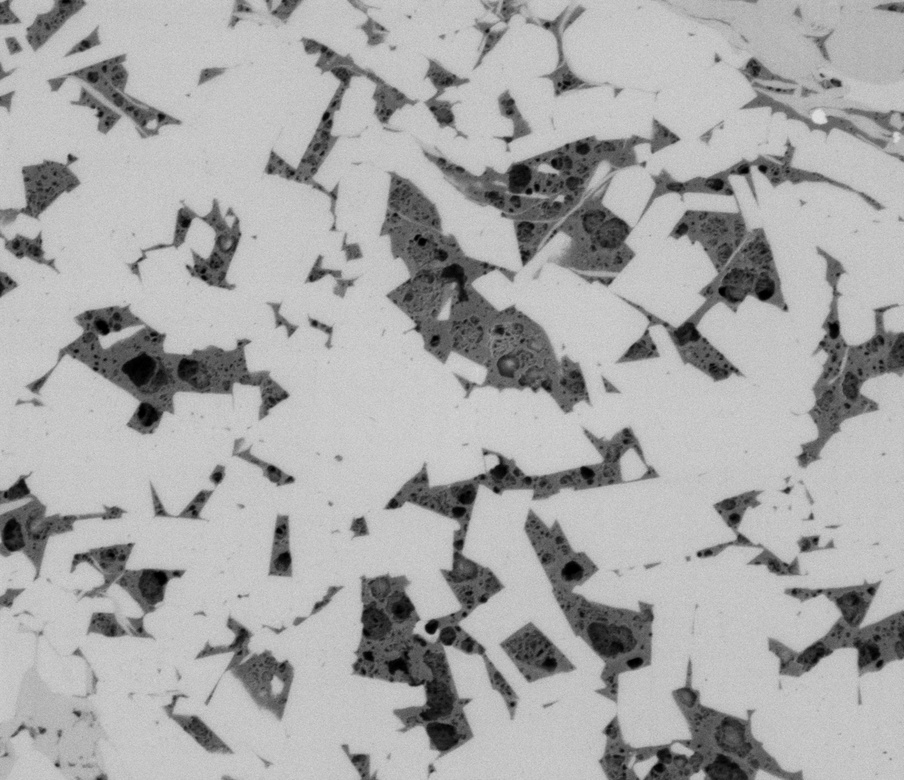
#> input picture images/Image1 - 003.jpeg, 904 x 780 px, shrunk from 2048 x 1768 before the run, found by its file name
$ jupyter execute --allow-errors visualization.ipynb
#> lines starting #> are read from the running program, lines starting #| are printed output that depends on the picture
### 📈 可视化

#### ⭐ 小图

[cell 1]
import os
import cv2
import sys
import numpy as np
from matplotlib import pyplot as plt
from matplotlib.colors import ListedColormap
import logging

# 配置日志记录器
logging.basicConfig(level=logging.INFO, format='%(asctime)s - %(levelname)s - %(message)s')

# 定义自定义颜色列表
colors = ["#c5c5c5", "#558ad8", "#003366", "#c30019"]
custom_cmap = ListedColormap(colors)

def get_small_predict_path(model_name, img_path=None):
    if img_path:
        path = img_path
        logging.info(f"img path: {path}")
    else:
        pwd = os.getcwd()
        model_path = os.path.join(pwd, 'predict', model_name, 'pred_img', 'V2')
        list_preds = os.listdir(model_path)
        sorted_preds = sorted(list_preds)
        path = os.path.join(model_path, sorted_preds[-1])
        logging.info(f"Latest prediction path: {path}")

    # Check if the model path exists
    if not os.path.exists(model_path):
        print(f"Model path '{model_path}' does not exist.")
        sys.exit(1)
    return path

def get_img_name(img_list, i):
    lens = len(img_list)
    logging.info(f"Image list length: {lens}")
    logging.info(f"Image name: {img_list[i]}")
    return img_list[i]

def get_origin_img_path(root_path, img_name):
    img_path = os.path.join(root_path, img_name + '.jpg')
    logging.info(f"Original image path: {img_path}")
    return img_path

def get_mask_path(mask_root_path, img_name):
    mask_path = os.path.join(mask_root_path, img_name + '.png')
    logging.info(f"Mask path: {mask_path}")
    return mask_path

def get_pred_path(model_name, img_name, img_path=None):
    root_path = get_small_predict_path(model_name, img_path)
    pred = os.path.join(root_path, img_name + '.png')
    logging.info(f"Prediction path: {pred}")
    if not os.path.exists(pred):
        raise FileNotFoundError(f"预测文件 {pred} 不存在")
    return pred

def visualization(mask, colors):
    # 获取掩码中所有唯一的标签值
    unique_labels = np.unique(mask)
    colors = [colors[label] for label in unique_labels]
    # 创建自定义颜色映射
    cmap = ListedColormap(colors)

    plt.imshow(mask, cmap=cmap, interpolation='nearest')
    plt.axis('off')

# data info
img_names_list = [
                #   'Image1 - 003_crop089_aug17',
                  'Image1 - 003_crop091_aug7',
                  'Image1 - 003_crop094_aug5',
                #   'Image1 - 003_crop095_aug32',
                #   'Image1 - 003_crop097_aug22',
                #   'Image1 - 003_crop098_aug5',
                  'Image1 - 003_crop100_aug27',
                  'Image1 - 003_crop101_aug55',
                  'Image1 - 003_crop102_aug6',
                  'Image1 - 003_crop103_aug24',
                #   'Image1 - 003_crop104_aug20',
                #   'Image1 - 003_crop105_aug25',
                  'Image1 - 003_crop106_aug33',
                  'Image1 - 003_crop108_aug21',
                #   'Image1 - 003_crop110_aug33',
                #   'Image1 - 003_crop112_aug36',
                #   'Image1 - 003_crop114_aug25',
                #   'Image1 - 003_crop115_aug20',
                #   'Image1 - 003_crop116_aug38',
             ]
models = [
        ## 其他架构
        #   'pspnet',
        #   'deeplabv3',
        #   'Segnet',

        ## unet系列
          'unet',
          "unetplusplus",
          'res50_unet',
          'att_unet',
          'vm_unet',
          "swin_unet",


        ## 改进
        #   'aicunet',
        #   'dc_unet',
        #   'a_unetv4',
        #   'a_unetv6',
        #   'mamba_aunetv5',
        'rdam_unet',
        ]

img_root_path = "/mnt/e/VScode/WS-Hub/WS-UNet/UNet/datasets/aug_results/images/256/time_60_v2/test"
mask_root_path = "/mnt/e/VScode/WS-Hub/WS-UNet/UNet/datasets/aug_results/masks/256/time_60_v2/test"

# 可视化
num_img = len(img_names_list)
num_models = len(models)
plt.figure(figsize=(num_models+3, num_img+2), constrained_layout=True)
#> (the rest of this cell did not finish here and is left out)

#### ⭐ 大图

[cell 2]
import os
import cv2
from matplotlib import pyplot as plt
from matplotlib.colors import ListedColormap
import logging

# 配置日志记录器
logging.basicConfig(level=logging.INFO, format='%(asctime)s - %(levelname)s - %(message)s')

# 定义自定义颜色列表
colors = ["#c5c5c5", "#558ad8", "#003366", "#c30019"]
custom_cmap = ListedColormap(colors)

def get_single_predict_path(model_name, slide=False):
    pwd = os.getcwd()
    if slide:
        pred_path = pwd + '/results/' + 'single_predict/' + model_name + '_sliding.png'
    else:
        pred_path = pwd + '/results/' + 'single_predict/' + model_name + '.png'
    return pred_path

models = [
        ## 其他架构
          'pspnet',
          'deeplabv3',
          'Segnet',

        ## unet系列
          'unet',
          'att_unet',
          'vm_unet',
          "unetplusplus",

        ## 改进
          'aicunet',
          'dc_unet',
          'a_unetv4',
          'a_unetv6',
          'mamba_aunetv5',
        ]

img = "/mnt/e/VScode/WS-Hub/WS-UNet/UNet/images/Image1 - 003.jpeg"
mask = "/mnt/e/VScode/WS-Hub/WS-UNet/UNet/images/Image1 - 003.png"
img = cv2.imread(img, cv2.IMREAD_GRAYSCALE)
#> img is the input picture: shape (780, 904); min 0, max 226, mean 168.1
mask = cv2.imread(mask, cv2.IMREAD_GRAYSCALE)
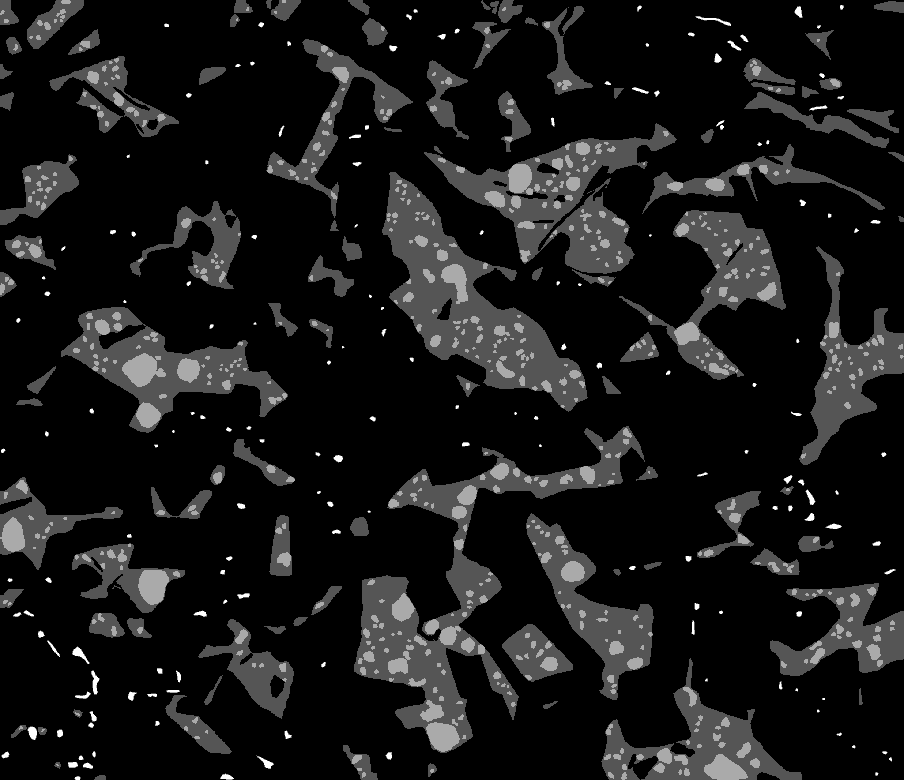
#> input picture images/Image1 - 003.png, 904 x 780 px, shrunk from 2048 x 1768 before the run, found by its file name
#> mask is the input picture: shape (780, 904); min 0, max 3, mean 0.286
flag = False
U_pred = get_single_predict_path('unet', slide=flag)
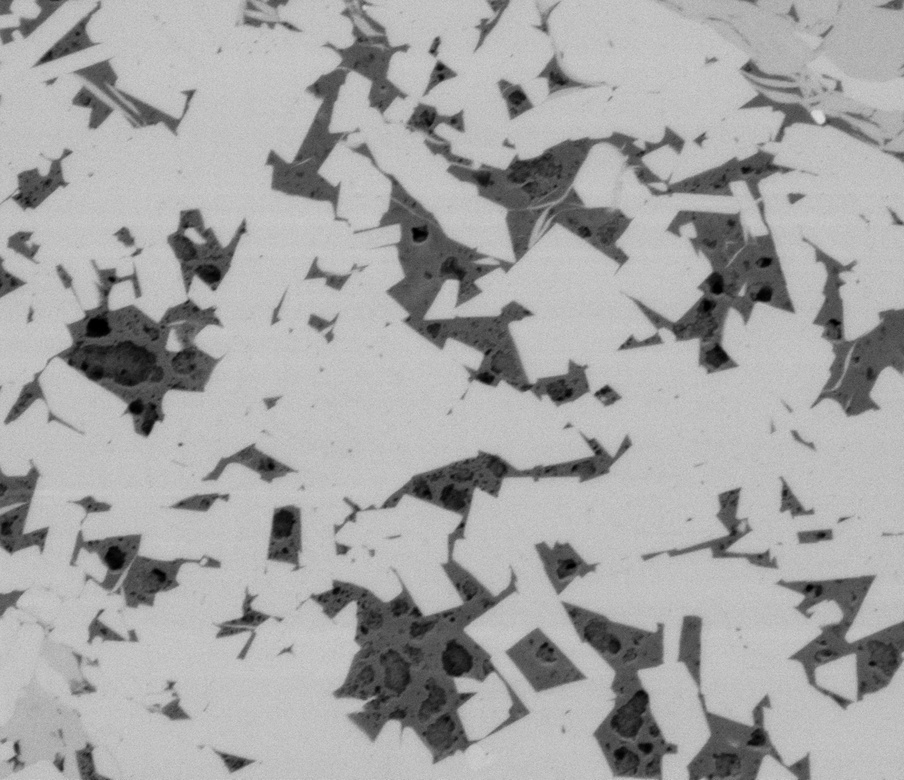
#> input picture images/Image1 - 027.jpeg, 904 x 780 px, shrunk from 2048 x 1768 before the run, found by its file name
#> further down, image is the input picture: shape (780, 904); min 0, max 222, mean 164.6
U_pred = cv2.imread(U_pred, cv2.IMREAD_GRAYSCALE)
# 可视化
#> (the rest of this cell did not finish here and is left out)

#### 泛化预测

[cell 3]
import os
from matplotlib import pyplot as plt
import cv2
from matplotlib.colors import ListedColormap

colors = ["#c5c5c5", "#558ad8", "#003366", "#c30019"]
cmap = ListedColormap(colors)
pred_path = "./predcit_GL"
img = "/mnt/e/VScode/WS-Hub/WS-UNet/UNet/Image1 - 027.jpeg"
models = [
        ## 其他架构
          'pspnet',
          'deeplabv3',
          'Segnet',

        ## unet系列
          'unet',
          'att_unet',
          'vm_unet',
          "unetplusplus",

        ## 改进
          'aicunet',
          'dc_unet',
          'a_unetv4',
          'a_unetv6',
          'mamba_aunetv5',
        ]
#> (the rest of this cell did not finish here and is left out)
